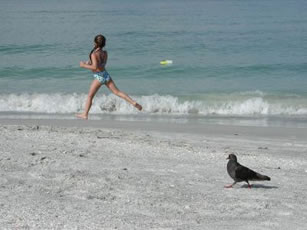
#> input picture Beach.jpg, 307 x 230 px
$ python carving.py   (older library calls are emulated)
#> lines starting #> are read from the running program, lines starting #| are printed output that depends on the picture; after the words box and inside, x2 and y2 are one past the last pixel; in counts of white or black regions, pixels touching at a corner belong together
#> further down, img is the input picture: shape (230, 307, 3); mean B, G, R 158.1, 156.2, 145.3
import cv2
import numpy as np


def gaussian_blur(img):
    return cv2.GaussianBlur(img, (3, 3), 0, 0)


def x_gradient(img):
    return cv2.Sobel(img, cv2.CV_64F, 1, 0, ksize=3,
                     scale=1, delta=0, borderType=cv2.BORDER_DEFAULT)


def y_gradient(img):
    return cv2.Sobel(img, cv2.CV_64F, 0, 1, ksize=3,
                     scale=1, delta=0, borderType=cv2.BORDER_DEFAULT)


def grayscale(img):
    return cv2.cvtColor(img, cv2.COLOR_BGR2GRAY)


def energy(img):
    blurred = gaussian_blur(img)
    gray = grayscale(blurred)
    dx = x_gradient(gray)
    dy = y_gradient(gray)

    return cv2.add(np.absolute(dx), np.absolute(dy))


def cumulative_ener_vertical(energy):
    height, width = energy.shape[:2]
    ener = np.zeros((height, width))

    for i in range(1, height):
        for j in range(width):
            if j - 1 >= 0:
                left = ener[i - 1, j - 1]
            else:
                left = 1e6

            middle = ener[i - 1, j]

            if j + 1 < width:
                right = ener[i - 1, j + 1]
            else:
                right = 1e6

            ener[i, j] = energy[i, j] + min(left, middle, right)

    return ener


def cumulative_ener_horizontal(energy):
    height, width = energy.shape[:2]
    ener = np.zeros((height, width))

    for i in range(1, width):
        for k in range(height):

            if k - 1 >= 0:
                top = ener[k - 1, i - 1]
            else:
                top = 1e6

            middle = ener[k, i - 1]

            if k + 1 < height:
                bottom = ener[k + 1, i - 1]
            else:
                bottom = 1e6

            ener[k, i] = energy[k, i] + min(top, middle, bottom)

    return ener


def horizontal_seam(ener):
    height, width = ener.shape[:2]
    previous = 0
    seam = []

    for i in range(width - 1, -1, -1):
        col = ener[:, i]

        if i == width - 1:
            previous = np.argmin(col)

        else:
            if previous - 1 >= 0:
                top = col[previous - 1]
            else:
                top = 1e6

            middle = col[previous]

            if previous + 1 < height:
                bottom = col[previous + 1]
            else:
                bottom = 1e6

            previous = previous + np.argmin([top, middle, bottom]) - 1

        seam.append([i, previous])

    return seam


def vertical_seam(ener):
    height, width = ener.shape[:2]
    previous = 0
    seam = []

    for i in range(height - 1, -1, -1):
        row = ener[i, :]

        if i == height - 1:
            previous = np.argmin(row)
            seam.append([previous, i])
        else:

            if previous - 1 >= 0:
                left = row[previous - 1]
            else:
                left = 1e6

            middle = row[previous]

            if previous + 1 < width:
                right = row[previous + 1]
            else:
                right = 1e6

            previous = previous + np.argmin([left, middle, right]) - 1
            seam.append([previous, i])

    return seam


#### create gif here
def draw_seam(img, seam):
    cv2.polylines(img, np.int32([np.asarray(seam)]), False, (0, 255, 0))
    cv2.imshow('seam', img)
    cv2.waitKey(1)
    cv2.destroyAllWindows()


def remove_horizontal_seam(img, seam):
    height, width, bands = img.shape
    removed = np.zeros((height - 1, width, bands), np.uint8)

    for x, y in reversed(seam):
        removed[0:y, x] = img[0:y, x]
        removed[y:height - 1, x] = img[y + 1:height, x]

    return removed


def remove_vertical_seam(img, seam):
    height, width, bands = img.shape
    removed = np.zeros((height, width - 1, bands), np.uint8)

    for x, y in reversed(seam):
        removed[y, 0:x] = img[y, 0:x]
        removed[y, x:width - 1] = img[y, x + 1:width]

    return removed


def resize(img, width, height):
#> called with width = 200, height = 200
    result = img

    img_height, img_width = img.shape[:2]
#> img_height = 230; img_width = 307

    if img_height - height > 0:
        dy = img_height - height
#> dy = 30
    else:
        dy = 0

    if img_width - width > 0:
        dx = img_width - width
#> dx = 107
    else:
        dx = 0

    for i in range(dy):
        ener = cumulative_ener_horizontal(energy(result))
        seam = horizontal_seam(ener)
        draw_seam(result, seam)
        result = remove_horizontal_seam(result, seam)
#> this loop made 30 passes
#> pass 1, in energy, `dy = y_gradient(gray)`:
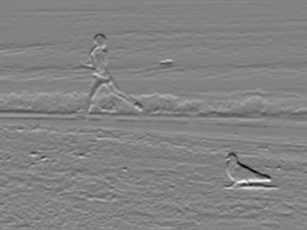
#> dy: shape (230, 307) float64; min -482, max 460, mean 2; drawn with min black and max white
#> after the loop:
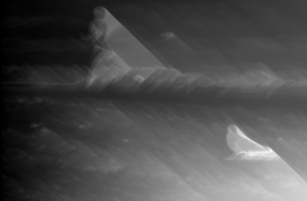
#> ener: shape (201, 307) float64; min 0, max 5588, mean 1675.5; drawn with min black and max white
#> after the loop:
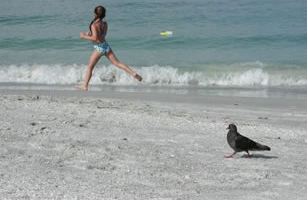
#> result: shape (200, 307, 3); mean B, G, R 159.7, 159.2, 149.9

    for i in range(dx):
        ener = cumulative_ener_vertical(energy(result))
        seam = vertical_seam(ener)
        draw_seam(result, seam)
        result = remove_vertical_seam(result, seam)
#> this loop made 107 passes
#> pass 1, in energy (call 31), `dy = y_gradient(gray)`:
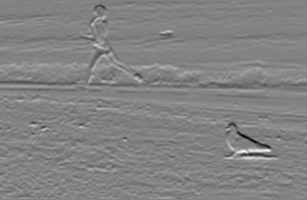
#> dy: shape (200, 307) float64; min -482, max 460, mean 2.2; drawn with min black and max white
#> after the loop:
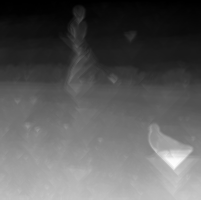
#> ener: shape (200, 201) float64; min 0, max 6958, mean 2487.4; drawn with min black and max white
#> after the loop:
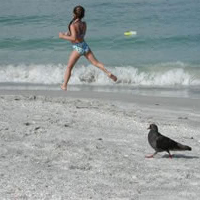
#> result: shape (200, 200, 3); mean B, G, R 158.6, 158.3, 149.6

    # cv2.imwrite('resized.jpg', result)

    print('Press any key to close the window.')

    cv2.imshow('seam', result)
    cv2.waitKey(0)
    cv2.destroyAllWindows()


if __name__ == '__main__':
    img = cv2.imread("Beach.jpg")
    resize(img, width=200, height=200)
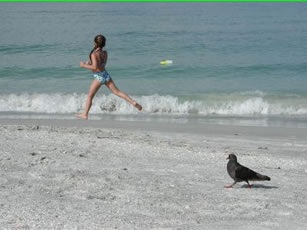
#> img: shape (230, 307, 3); 0.43% of pixels changed, all inside (x1, y1, x2, y2) = (0, 0, 307, 2)
